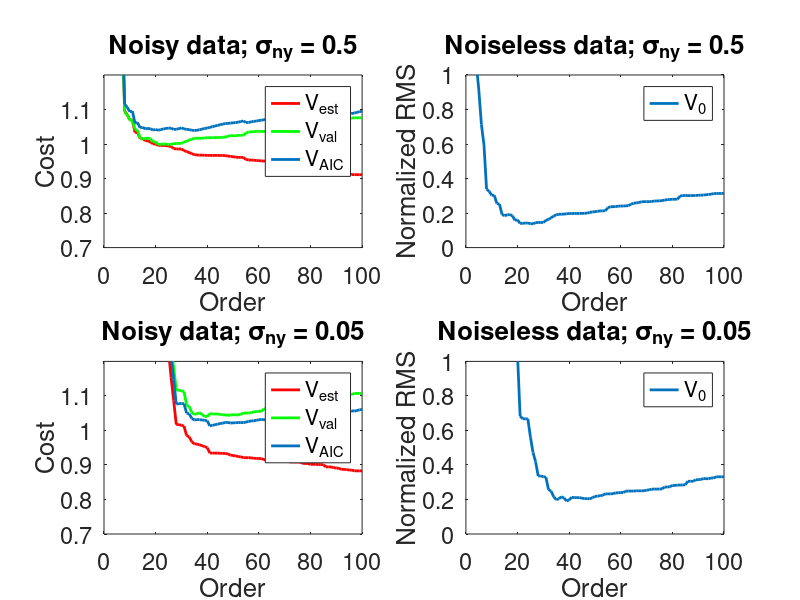

Write MATLAB code to recreate this figure.
%--------------------------------------------------------------------------
% Marie Valenduc and Willem Melis (November 2016) 
% System identification and modeling - Session 2
%--------------------------------------------------------------------------
clear all; close all;

% data
N_est = 1000;                               % size of the estimation set
N_val = 10000;                              % size of the validation set
N = N_est + N_val; 
index_est = 1:N_est;
index_val = N_est+1:N;

stdev_u0 = 1;
stdev_ny = 0.5;

[b,a] = cheby1(3,0.5,[2*0.15 2*0.3]);      % transfer function G0

for k =1:2:3
    % generation of the data
    
    % [B,A] = cheby1(N,R,Wp) designs an Nth order lowpass digital Chebyshev
    % filter with R decibels of peak-to-peak ripple in the passband. cheby1
    % returns the filter coefficients in length N+1 vectors B (numerator) and
    % A (denominator). The passband-edge frequency Wp.
    [b,a] = cheby1(3,0.5,[2*0.15 2*0.3]);   % transfer function G0

    u0 = stdev_u0*randn(N,1);               % input
    ny = stdev_ny*randn(N,1);               % noise on the ouput
    y0 = filter(b,a,u0);                    % noiseless on the ouput
    y = y0 + ny;                            % noisy ouput
    
    for order = 1:100
        % building matrix K(u0)
        t = toeplitz(u0(index_est));
        K = tril(t);
        K = K(:,1:order);
        
        % solving the system
        g = K\y(index_est);
        
        % output of the FIR system
        y_hat = filter(g,1,u0);

        % computing the least squares cost functions V_LS
        % based on the estimation set
        V_LS_est(order) = sum((y(index_est) - y_hat(1:N_est)).^2)/N_est; 
        % based on the validation set
        V_LS_val(order) = sum((y(index_val) - y_hat(N_est+1:N_est+N_val)).^2)/N_val;
        
        % computing the Akaike cost function V_AIC (based on the estimation
        % set !)
        V_AIC(order) = V_LS_est(order)*(1+2*(order+1)/N_est);
        
        % computing the error V_0
        V_0(order) = sum((y0(index_val) - y_hat(index_val)).^2)/N_val;       
    end
    
    disp(['- - - Results for sigma_ny = ',num2str(stdev_ny)]);
    [~,indexmin] = min(V_AIC);
    disp(['The optimal order given by the AIC is ',num2str(indexmin)]);
    
    [~,indexmin] = min(V_LS_val);
    disp(['The optimal order given by the validation set is ',num2str(indexmin)]);
    
    figure(1); subplot(2,2,k)
    plot(V_LS_est./stdev_ny^2,'r','LineWidth',2); hold all;
    plot(V_LS_val./stdev_ny^2,'g','LineWidth',2); hold all;
    plot(V_AIC./stdev_ny^2,'LineWidth',2)
    set(gca, 'fontsize', 17);
    xlim([0,100]); ylim([0.7, 1.2]);
    ylabel('Cost'); xlabel('Order');
    legend('V_{est}','V_{val}','V_{AIC}');
    if(k==1) title('Noisy data; \sigma_{ny} = 0.5'); 
    elseif(k==3) title('Noisy data; \sigma_{ny} = 0.05'); 
    end
    
    fig=figure(1); subplot(2,2,k+1)
    plot(sqrt(V_0/stdev_ny^2),'LineWidth',2)
    set(gca, 'fontsize', 17);
    xlim([0,100]); ylim([0, 1]);
    ylabel('Normalized RMS'); xlabel('Order');
    legend('V_0');
    if(k==1) title('Noiseless data; \sigma_{ny} = 0.5'); 
    elseif(k==3) title('Noiseless data; \sigma_{ny} = 0.05'); 
    end
    
    stdev_ny = 0.05;                        % for second experiment
end

name = './figures/Sess2';
saveas(fig,name,'epsc');






